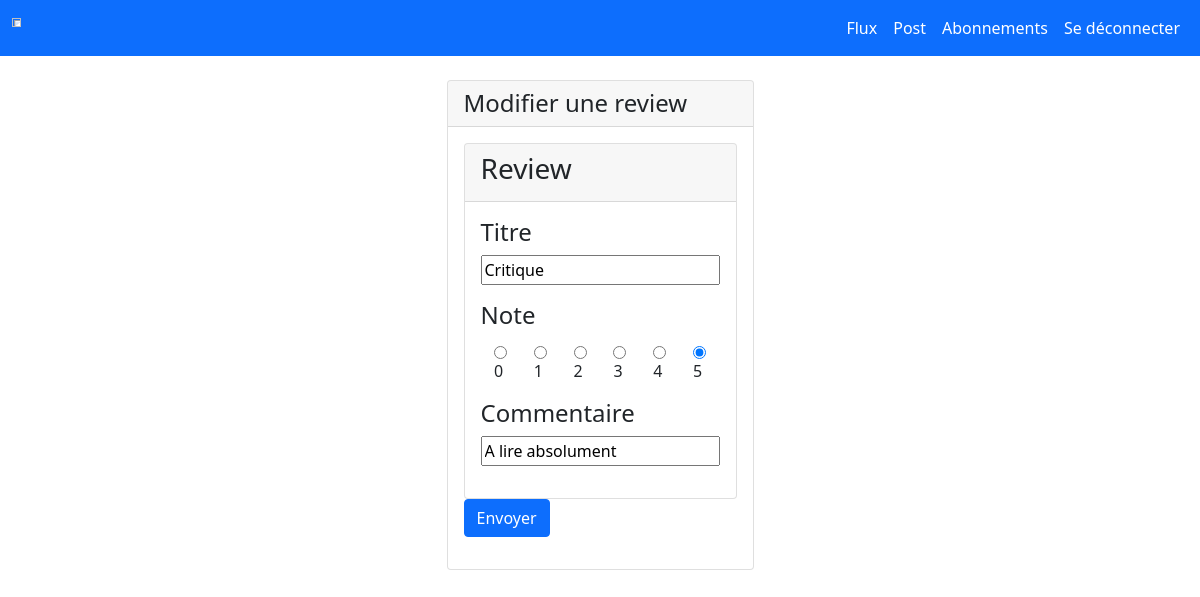
Screenshot of /review/83/edit/ (signed in) with the database file from the repository.
### ticket/models.py (models this page shows, shortened)
class Review(models.Model):
    ticket = models.ForeignKey(to=Ticket, on_delete=models.CASCADE)
    rating = models.PositiveSmallIntegerField(validators=[MinValueValidator(0),
                                                          MaxValueValidator(5)])
    headline = models.CharField(max_length=128)
    body = models.CharField(max_length=8192, blank=True)
    user = models.ForeignKey(to=settings.AUTH_USER_MODEL, on_delete=models.CASCADE)
    time_created = models.DateTimeField(auto_now_add=True)

### ticket/views.py (the view, shortened to what this page needs)
# urls.py: path('review/<int:pk>/edit/', ReviewUpdateView.as_view(), name='review_edit'),
class ReviewUpdateView(UserMixin, UpdateView):
    model = Review
    form_class = ReviewForm
    template_name = 'review_edit.html'
    login_url = 'login'
    success_url = reverse_lazy("home")
    def test_func(self):
        obj = self.get_object()
        return obj.user == self.request.user

### ticket/forms.py
class ReviewForm(ModelForm):
    class Meta:
        model = Review
        fields = ['headline', 'rating', 'body', ]
        labels = {'headline': 'Titre',
                  'rating': 'Note',
                  'body': 'Commentaire',
                  }
        widgets = {'rating': RadioSelect(choices=[(0, "0"), (1, "1"), (2, "2"), (3, "3"), (4, "4"), (5, "5")],
                                         attrs={"class": "list-unstyled d-flex flex-row justify-content-around"})}

### ticket/templates/review_edit.html (shortened to what this page needs)
{% extends 'base.html' %}
{% load crispy_forms_tags %}
{% block content %}
       <div class="d-flex justify-content-center">
    <div class="card">
        <h4 class="card-header">
        Modifier une review
        </h4>
        <div class="card-body">
            <form method="post" enctype = "multipart/form-data">
                 <div class="card">
                    <div class="card-header">
                        <h3>Review</h3>
                    </div>
                   <div class="card-body">
                        <h4>Titre</h4>
                        <p>{{ form.headline }}</p>
                        <h4>Note</h4>
                        <p>{{ form.rating }}</p>
                        <h4>Commentaire</h4>
                        <p>{{ form.body  }}</p>
                    </div>
                </div>
              <button type="submit" class="btn btn-primary" value="Update">Envoyer</button>
            </form>
        </div>
    </div>
</div>
{% endblock content %}

### rows the page displays
Review: headline "Critique", rating "☐ 0 ☐ 1 ☐ 2 ☐ 3 ☐ 4 ☑ 5", body "A lire absolument"
